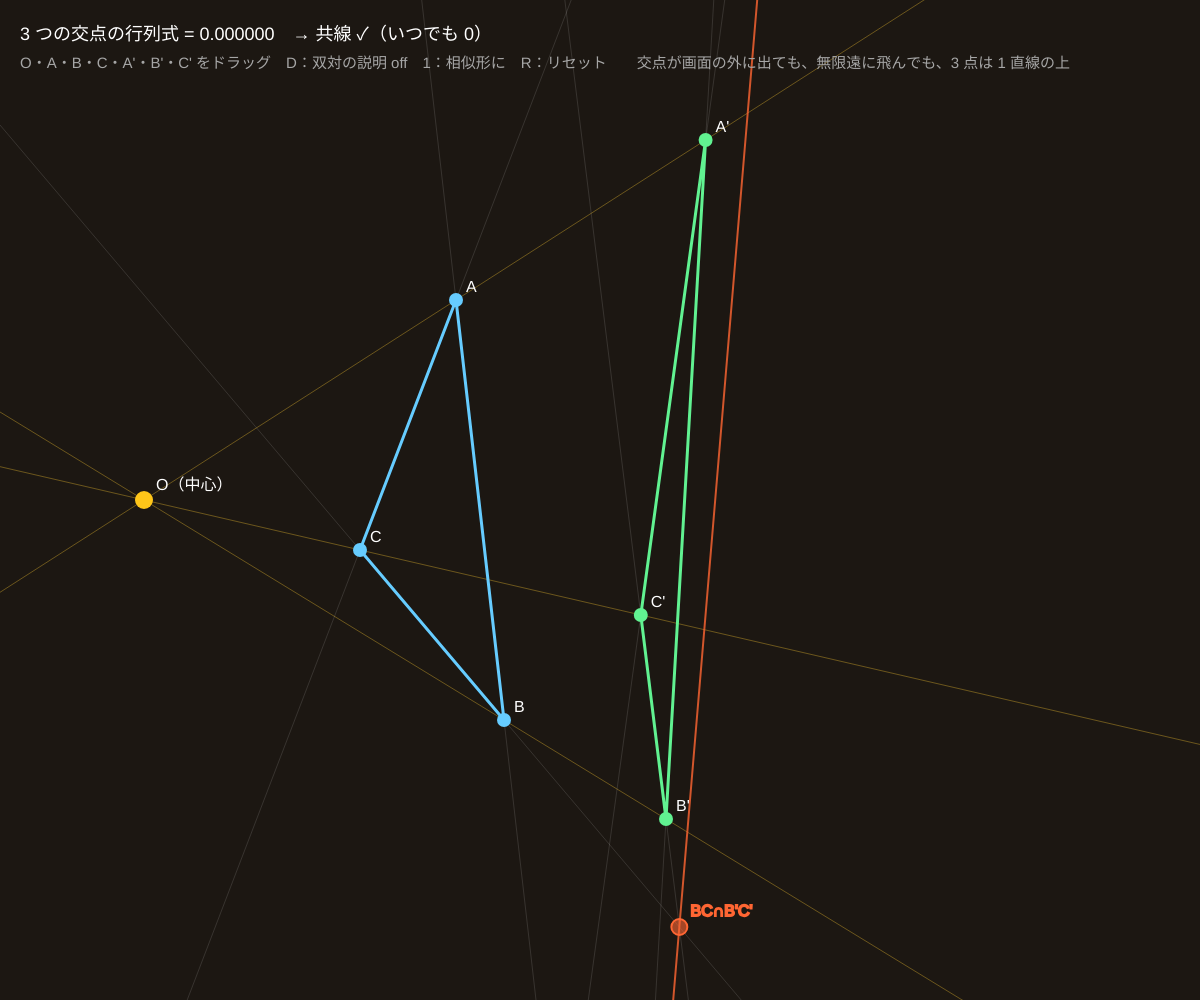
Frame 1 (no input)
Frame 60 (no input): identical to frame 1, image omitted
Frame 120 (the mouse pressed at the canvas centre since frame 60): identical to frame 1, image omitted

The p5.js sketch that drew this single still picture (run headless with seeded random() and noise() and a simulated clock; from frame 60 on, the mouse is pressed at the canvas centre):

// p5.js sketch
// ── sketch.js
// ============================================
// 06 デザルグの定理
// 2 つの三角形 ABC と A'B'C' が「点配景」（AA', BB', CC' が 1 点 O を通る）なら、
//   対応する辺の交点 AB∩A'B', BC∩B'C', CA∩C'A' の 3 つは必ず 1 直線（配景の軸）の上にある
//   双対：3 つの交点が共線（線配景）なら AA', BB', CC' は共点。定理の文の「点」と「線」を入れかえても正しい
// O・A・B・C・A'・B'・C' をドラッグ（A' は直線 OA の上を動く） / D = 双対の説明 / 1 = A'B'C' を ABC の相似形に / R = リセット
// ============================================

let O, tri = [], kk = [];       // 中心、三角形 ABC、A' = O + k (A − O) の k
let handles = [], dragging = -1;
let showDual = false;

function setup() {
  createCanvas(windowWidth, windowHeight);
  colorMode(HSB, 360, 100, 100, 100);
  resetAll();
}
function resetAll() {
  O = { x: width * 0.12, y: height * 0.5 };
  tri = [{ x: width * 0.38, y: height * 0.3 }, { x: width * 0.42, y: height * 0.72 }, { x: width * 0.3, y: height * 0.55 }];
  kk = [1.8, 1.45, 2.3];
}
function primed(i) { return { x: O.x + kk[i] * (tri[i].x - O.x), y: O.y + kk[i] * (tri[i].y - O.y) }; }

function draw() {
  background(30, 35, 11);
  if (dragging >= 0) {
    if (dragging === 0) O = { x: mouseX, y: mouseY };
    else if (dragging <= 3) tri[dragging - 1] = { x: mouseX, y: mouseY };
    else {   // A' などは直線 OA の上に拘束：k = 射影
      let i = dragging - 4, vx = tri[i].x - O.x, vy = tri[i].y - O.y, L2 = vx * vx + vy * vy || 1;
      let k = ((mouseX - O.x) * vx + (mouseY - O.y) * vy) / L2;
      kk[i] = constrain(Math.abs(k) < 0.05 ? 0.05 : k, -4, 4);
    }
  }
  let T = tri, Tp = [0, 1, 2].map(primed);
  let names = ['A', 'B', 'C'];
  // 対応する辺の交点
  let X = [];
  for (let i = 0; i < 3; i++) { let j = (i + 1) % 3; X.push(hCross(lineThrough(T[i], T[j]), lineThrough(Tp[i], Tp[j]))); }
  let axis = hCross(X[0], X[1]);
  // 共線の検算：3 点の行列式（単位長にそろえて）
  let det = hDet(hUnit(X[0]), hUnit(X[1]), hUnit(X[2]));
  let axisFar = isFar(X[0]) && isFar(X[1]);

  // 配景の線（O から）
  stroke(45, 80, 100, 35); strokeWeight(1);
  for (let i = 0; i < 3; i++) { let d = { x: T[i].x - O.x, y: T[i].y - O.y }; line(O.x - d.x * 5, O.y - d.y * 5, O.x + d.x * 8, O.y + d.y * 8); }
  // 辺の延長（薄く）
  stroke(0, 0, 100, 12);
  for (let i = 0; i < 3; i++) { let j = (i + 1) % 3; drawHLine(lineThrough(T[i], T[j])); drawHLine(lineThrough(Tp[i], Tp[j])); }
  // 軸
  stroke(15, 80, 100, showDual ? 100 : 80); strokeWeight(showDual ? 4 : 2); drawHLine(axis);
  // 三角形
  noFill(); strokeWeight(3);
  stroke(200, 60, 100); triangle(T[0].x, T[0].y, T[1].x, T[1].y, T[2].x, T[2].y);
  stroke(140, 60, 95); triangle(Tp[0].x, Tp[0].y, Tp[1].x, Tp[1].y, Tp[2].x, Tp[2].y);
  // 点
  noStroke(); textSize(16);
  for (let i = 0; i < 3; i++) {
    fill(200, 60, 100); circle(T[i].x, T[i].y, 14); fill(0, 0, 100); text(names[i], T[i].x + 10, T[i].y - 8);
    fill(140, 60, 95); circle(Tp[i].x, Tp[i].y, 14); fill(0, 0, 100); text(names[i] + "'", Tp[i].x + 10, Tp[i].y - 8);
  }
  fill(45, 90, 100); circle(O.x, O.y, showDual ? 12 : 18); fill(0, 0, 100); text('O（中心）', O.x + 12, O.y - 10);
  stroke(15, 80, 100); strokeWeight(2); fill(15, 80, 100, 60);
  for (let i = 0; i < 3; i++) drawHPoint(X[i], 16, ['AB∩A\'B\'', 'BC∩B\'C\'', 'CA∩C\'A\''][i]);

  noStroke(); fill(0, 0, 100); textSize(18);
  text('3 つの交点の行列式 = ' + nf(det, 1, 6) + '　→ ' + (Math.abs(det) < 1e-4 ? '共線 ✓（いつでも 0）' : '…') + (axisFar ? '　軸は無限遠直線（2 つの三角形が相似）' : ''), 20, 40);
  fill(0, 0, 65); textSize(15);
  text('O・A・B・C・A\'・B\'・C\' をドラッグ　D：双対の説明 ' + (showDual ? 'ON' : 'off') + '　1：相似形に　R：リセット　　交点が画面の外に出ても、無限遠に飛んでも、3 点は 1 直線の上', 20, 68);

  if (showDual) {
    fill(0, 0, 100, 8); rect(width - 520, 90, 500, 170, 10);
    fill(15, 80, 100); textSize(16); text('双対（点 ↔ 直線、通る ↔ 交わる）', width - 500, 118);
    fill(0, 0, 90); textSize(14);
    text('定理：AA\', BB\', CC\' が 1 点 O を通る（点配景）', width - 500, 146);
    text('　　⇒ AB∩A\'B\', BC∩B\'C\', CA∩C\'A\' は 1 直線（軸）上', width - 500, 166);
    text('双対：対応する辺の交点が 1 直線上（線配景）', width - 500, 196);
    text('　　⇒ AA\', BB\', CC\' は 1 点を通る。つまり逆も成り立つ', width - 500, 216);
    text('デザルグの定理は「自分自身の双対」。3 次元の影（透視図）だと思うと自然に見える', width - 500, 244);
  }
}

function mousePressed() {
  handles = [O, ...tri, ...[0, 1, 2].map(primed)];
  dragging = nearestHandle(handles, mouseX, mouseY, 26);
}
function mouseReleased() { dragging = -1; }
function keyPressed() {
  if (key === 'd' || key === 'D') showDual = !showDual;
  if (key === '1') kk = [1.8, 1.8, 1.8];
  if (key === 'r' || key === 'R') resetAll();
}

// ---------- やってみよう ----------
// 1. A' を O の反対側（k < 0）へ動かす。2 つの三角形が O をはさんでも定理は成り立つ？
// 2. 1 で相似形にすると 3 つの交点はすべて無限遠（矢印が 3 組）。それでも「1 直線上」= 無限遠直線上
// 3. O を無限遠に持っていきたい。AA', BB', CC' を平行にするにはどうすれば？（O をずっと遠くへ）
// 4. この図を「2 枚の三角形の板に光を当てた影」と考えると、軸は 2 枚の板の面の交線。立体で説明してみよう

// ==================================================
// ここから下は「射影幾何の道具」（同次座標・外積・行列・ホモグラフィ）
// （中身は読まなくても OK。消さないでね）
// ==================================================

// 同次座標の点 [x, y, w]。w = 1 ならふつうの点 (x, y)、w = 0 なら「方向 (x, y) の無限遠点」
function hPt(x, y, w) { return [x, y, w === undefined ? 1 : w]; }
// 外積。2 点 → それを通る直線 [a, b, c]（ax + by + cw = 0）／ 2 直線 → その交点。どちらも同じ式！
function hCross(p, q) {
  return [p[1] * q[2] - p[2] * q[1], p[2] * q[0] - p[0] * q[2], p[0] * q[1] - p[1] * q[0]];
}
// 内積。点と直線で 0 なら「点が直線の上にある」
function hDot(p, q) { return p[0] * q[0] + p[1] * q[1] + p[2] * q[2]; }
// 3 つの点（または直線）の行列式。0 なら共線（共点）
function hDet(p, q, r) { return hDot(p, hCross(q, r)); }
// 長さを 1 にそろえる（表示用。射影的には同じ点・同じ直線）
function hUnit(p) { let m = Math.hypot(p[0], p[1], p[2]) || 1; return [p[0] / m, p[1] / m, p[2] / m]; }
// 無限遠（または画面からはるか遠く）にあるか
function isFar(p) { return Math.abs(p[2]) * 1e5 < Math.hypot(p[0], p[1]); }
// 同次座標 → 画面の点 {x, y}（無限遠なら null）
function toXY(p) { return isFar(p) ? null : { x: p[0] / p[2], y: p[1] / p[2] }; }
// 2 点 {x, y} を通る直線
function lineThrough(a, b) { return hCross(hPt(a.x, a.y), hPt(b.x, b.y)); }
// 1 直線上の 4 点の複比 (P1,P2;P3,P4)。X, Y はその直線上の基準 2 点（無限遠点があっても計算できる）
function crossRatioH(P1, P2, P3, P4, X, Y) {
  let n = hCross(X, Y), nn = hDot(n, n) || 1;
  let lm = (P) => [hDot(hCross(P, Y), n) / nn, hDot(hCross(X, P), n) / nn];
  let [l1, m1] = lm(P1), [l2, m2] = lm(P2), [l3, m3] = lm(P3), [l4, m4] = lm(P4);
  let num = (l1 * m3 - l3 * m1) * (l2 * m4 - l4 * m2), den = (l2 * m3 - l3 * m2) * (l1 * m4 - l4 * m1);
  return Math.abs(den) < 1e-12 ? NaN : num / den;
}

// 直線 [a, b, c] を枠（省略すると画面全体）いっぱいに描く
function drawHLine(l, box) {
  let [x0, y0, x1, y1] = box || [0, 0, width, height], cand = [];
  for (let e of [[1, 0, -x0], [1, 0, -x1], [0, 1, -y0], [0, 1, -y1]]) {
    let p = toXY(hCross(l, e));
    if (p && p.x > x0 - 1 && p.x < x1 + 1 && p.y > y0 - 1 && p.y < y1 + 1) cand.push(p);
  }
  if (cand.length < 2) return;
  let best = null, bd = -1;
  for (let i = 0; i < cand.length; i++) for (let j = i + 1; j < cand.length; j++) {
    let d = Math.hypot(cand[i].x - cand[j].x, cand[i].y - cand[j].y);
    if (d > bd) { bd = d; best = [cand[i], cand[j]]; }
  }
  line(best[0].x, best[0].y, best[1].x, best[1].y);
}
// 点を描く。ふつうの点なら丸、無限遠点なら枠のふちに「方向の矢印」（向かい合う 2 か所 = 同じ 1 点）
function drawHPoint(p, r, label, box) {
  let [x0, y0, x1, y1] = box || [0, 0, width, height];
  let q = toXY(p);
  if (q) { circle(q.x, q.y, r); if (label) text(label, q.x + r * 0.7, q.y - r * 0.7); return; }
  let dx = p[0], dy = p[1], m = Math.hypot(dx, dy) || 1; dx /= m; dy /= m;
  let cx = (x0 + x1) / 2, cy = (y0 + y1) / 2;
  for (let s of [1, -1]) {
    let ux = dx * s, uy = dy * s, t = Infinity;
    if (ux > 1e-9) t = Math.min(t, (x1 - 30 - cx) / ux); if (ux < -1e-9) t = Math.min(t, (x0 + 30 - cx) / ux);
    if (uy > 1e-9) t = Math.min(t, (y1 - 30 - cy) / uy); if (uy < -1e-9) t = Math.min(t, (y0 + 30 - cy) / uy);
    let x = cx + ux * t, y = cy + uy * t;
    push(); translate(x, y); rotate(Math.atan2(uy, ux));
    line(-r * 2.5, 0, r, 0); line(r, 0, 0, -r * 0.8); line(r, 0, 0, r * 0.8);
    pop();
    if (label) text(label + '∞', x - r * 2, y - r);
  }
}

// 3×3 行列（配列の配列）の道具
function mat3Mul(A, B) {
  let C = [[0, 0, 0], [0, 0, 0], [0, 0, 0]];
  for (let i = 0; i < 3; i++) for (let j = 0; j < 3; j++) for (let k = 0; k < 3; k++) C[i][j] += A[i][k] * B[k][j];
  return C;
}
function mat3Vec(M, v) { return [hDot(M[0], v), hDot(M[1], v), hDot(M[2], v)]; }
function mat3T(M) { return [[M[0][0], M[1][0], M[2][0]], [M[0][1], M[1][1], M[2][1]], [M[0][2], M[1][2], M[2][2]]]; }
function mat3Inv(M) {
  let [[a, b, c], [d, e, f], [g, h, i]] = M;
  let A = e * i - f * h, B = -(d * i - f * g), C = d * h - e * g;
  let det = a * A + b * B + c * C;
  if (Math.abs(det) < 1e-12) return null;
  return [[A / det, -(b * i - c * h) / det, (b * f - c * e) / det],
          [B / det, (a * i - c * g) / det, -(a * f - c * d) / det],
          [C / det, -(a * h - b * g) / det, (a * e - b * d) / det]];
}
// ガウスの消去法（部分ピボット）で A x = b を解く。解けなければ null
function solveLinear(A, b) {
  let n = b.length, M = A.map((r, i) => [...r, b[i]]);
  for (let c = 0; c < n; c++) {
    let p = c;
    for (let r = c + 1; r < n; r++) if (Math.abs(M[r][c]) > Math.abs(M[p][c])) p = r;
    if (Math.abs(M[p][c]) < 1e-12) return null;
    [M[c], M[p]] = [M[p], M[c]];
    for (let r = 0; r < n; r++) {
      if (r === c) continue;
      let f = M[r][c] / M[c][c];
      for (let k = c; k <= n; k++) M[r][k] -= f * M[c][k];
    }
  }
  return M.map((r, i) => r[n] / r[i]);
}
// 4 点の対応 src[i] → dst[i]（{x, y}）からホモグラフィ 3×3 を求める（h33 = 1 に固定、8 本の連立方程式）
function homographyFrom4(src, dst) {
  let A = [], b = [];
  for (let i = 0; i < 4; i++) {
    let x = src[i].x, y = src[i].y, u = dst[i].x, v = dst[i].y;
    A.push([x, y, 1, 0, 0, 0, -u * x, -u * y]); b.push(u);
    A.push([0, 0, 0, x, y, 1, -v * x, -v * y]); b.push(v);
  }
  let h = solveLinear(A, b);
  if (!h) return null;
  return [[h[0], h[1], h[2]], [h[3], h[4], h[5]], [h[6], h[7], 1]];
}
// ホモグラフィで点 {x, y} を写す（無限遠へ飛ぶなら null）
function applyH(H, p) { return toXY(mat3Vec(H, hPt(p.x, p.y))); }
// つかめる点のリスト（{x, y}）からマウスに近いものの番号。半径 r 以内になければ -1
function nearestHandle(list, mx, my, r) {
  let best = -1, bd = r;
  for (let i = 0; i < list.length; i++) {
    let d = Math.hypot(list[i].x - mx, list[i].y - my);
    if (d < bd) { bd = d; best = i; }
  }
  return best;
}
